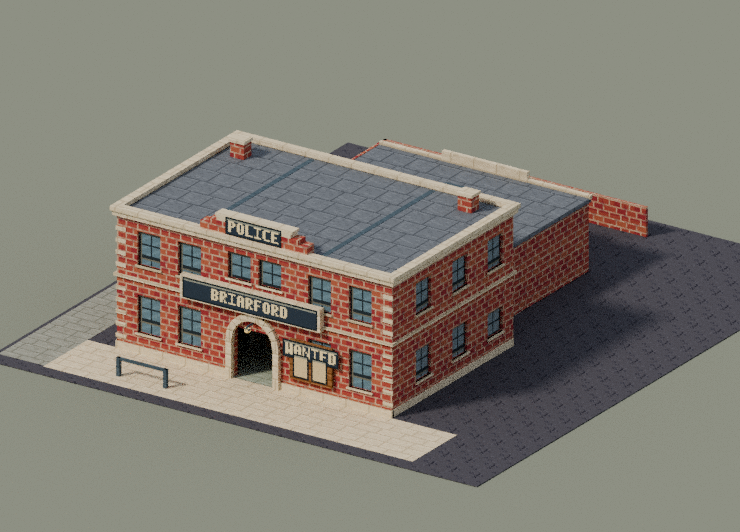
#> input picture prototypes/police-station/renders/briarford-1900-day.png, 740 x 532 px; its folder holds only this picture in this run
$ python package_review.py
#> lines starting #> are read from the running program, lines starting #| are printed output that depends on the picture
"""Combine all three era reviews into a single labelled image."""
from pathlib import Path

from PIL import Image, ImageDraw, ImageFont

ROOT = Path(__file__).resolve().parent
WIDTH, HEIGHT, GAP = 314, 226, 12
VIEWS = (
    ("day", "Front / day"), ("night", "Front / night"),
    ("rear", "Service yard"), ("above", "Site plan"),
    ("entrance", "Street height"), ("desk", "Sergeant's desk"),
    ("cell", "Inside a cell"), ("booking", "Booking room"),
)
ERAS = {
    "1900": "1900–1939   /   Brick station and town jail",
    "1940": "1940–1979   /   Dispatch, booking and rear squad garage",
    "1980": "1980 onward   /   Glass entry and secure transport bay",
}
heading = ImageFont.truetype("DejaVuSans-Bold.ttf", 26)
label = ImageFont.truetype("DejaVuSans.ttf", 15)
small = ImageFont.truetype("DejaVuSans.ttf", 12)
width = WIDTH * 4 + GAP * 5
stride = (HEIGHT + 23) * 2 + 45
canvas = Image.new("RGB", (width,76+len(ERAS)*stride), "#233139")
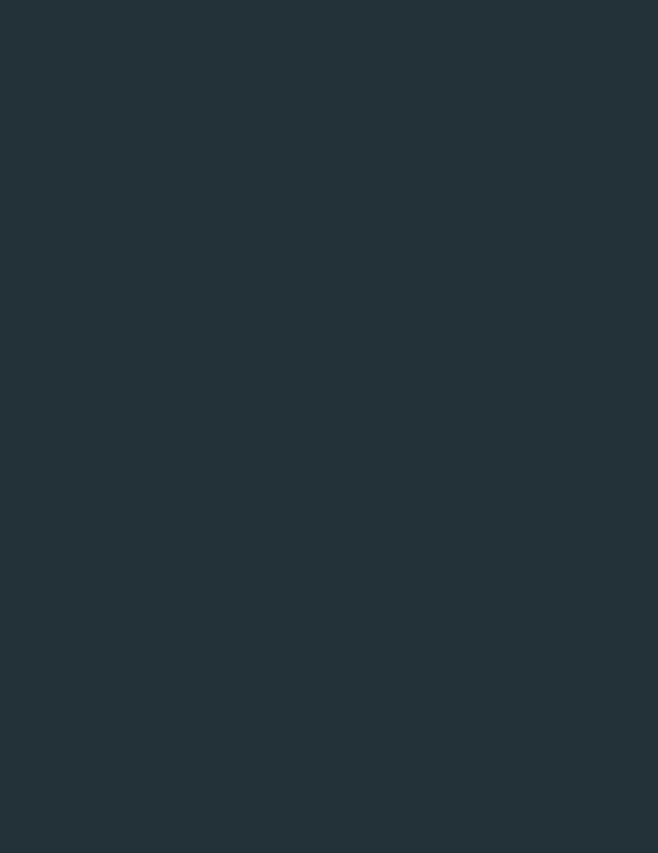
#> canvas: PIL image 1316x1705 RGB (shown at 1/2 size); mean R, G, B 35, 49, 57
pen = ImageDraw.Draw(canvas)
pen.text((GAP,12), "Briarford Police Station & Town Jail", font=heading, fill="#f3e8ce")
pen.text((GAP,47), "TIMERPG   /   C009   /   BLENDER DESKTOP RENDERS", font=small, fill="#c3ceb9")
for i,(era,title) in enumerate(ERAS.items()):
    y = 76+i*stride
    pen.text((GAP,y+4), title, font=label, fill="#f3e8ce")
    for j,(key,caption) in enumerate(VIEWS):
        xx = GAP+(j%4)*(WIDTH+GAP)
        yy = y+29+(j//4)*(HEIGHT+23)
        path = ROOT/"renders"/f"briarford-{era}-{key}.png"
        if key=="booking" and era=="1900":
            pen.rectangle((xx,yy,xx+WIDTH,yy+HEIGHT), fill="#2d3d44")
            pen.text((xx+14,yy+32), "Booking room added in 1940",font=label,fill="#d3caaf")
        else:
            with Image.open(path) as shot:
#> shot is the input picture: PIL image 740x532 RGBA; mean R, G, B, A 128.8, 124.5, 115.3, 255
                canvas.paste(shot.convert("RGB").resize((WIDTH,HEIGHT),Image.Resampling.LANCZOS),(xx,yy))
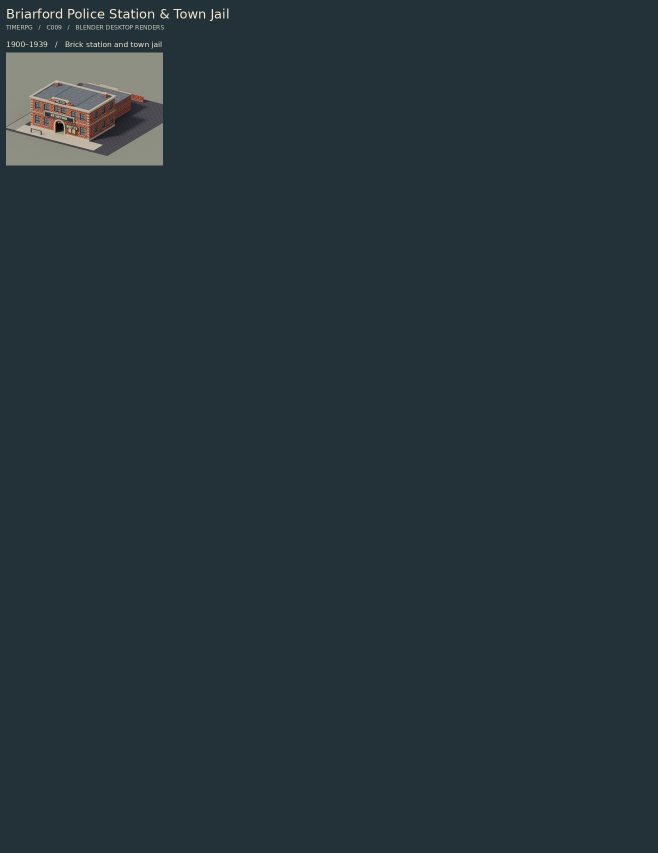
#> canvas: PIL image 1316x1705 RGB (shown at 1/2 size); mean R, G, B 38.3, 51.7, 59.1
#> (the run stopped early here; a loop or call above may not have finished)
